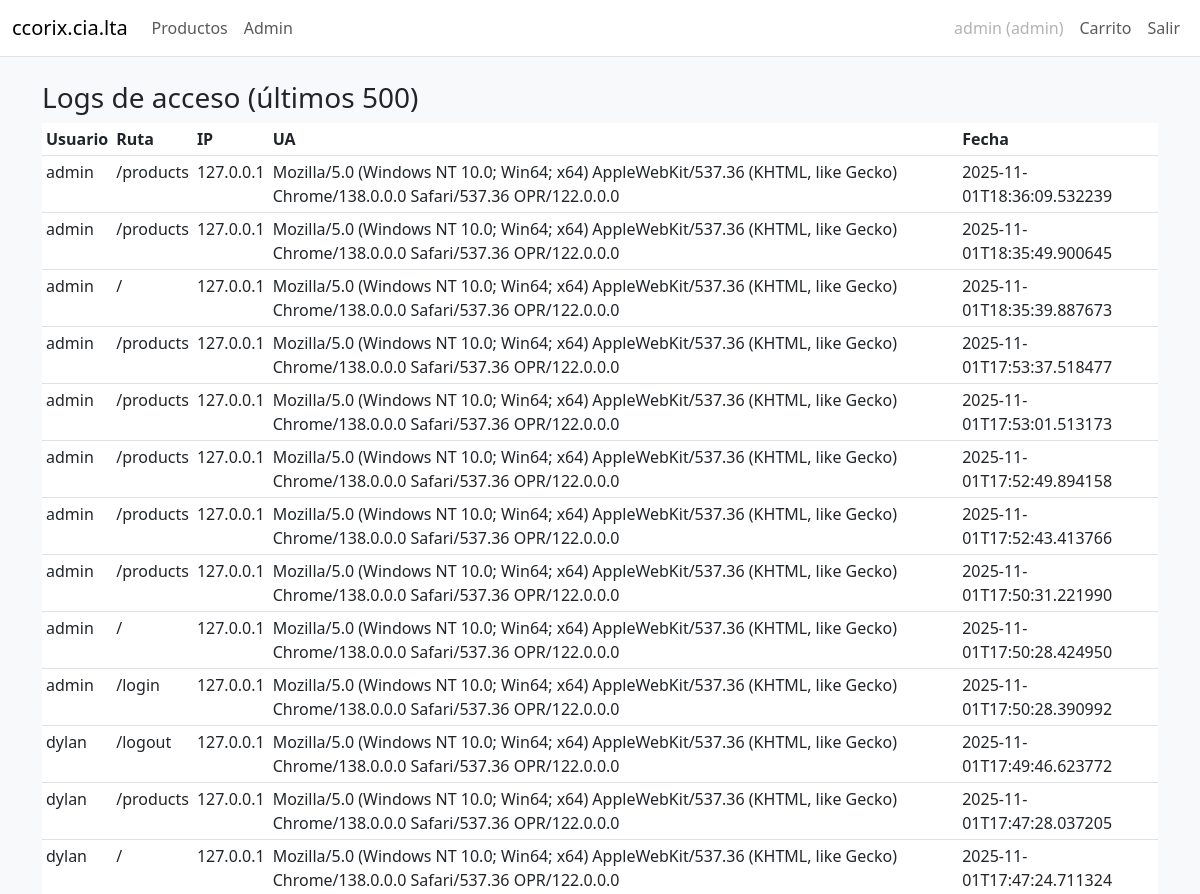
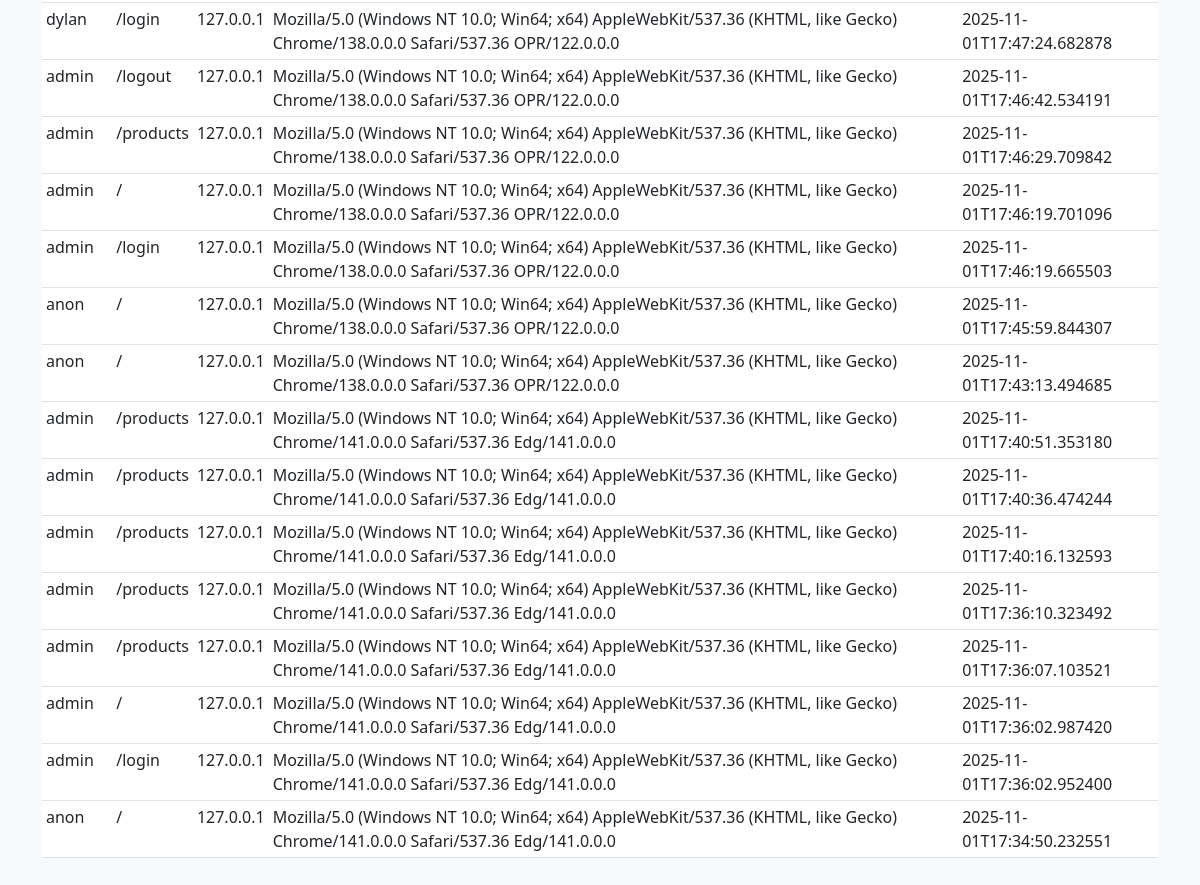
The page /admin/logs (signed in) on the database its author committed (2 pictures, top to bottom).
### tables this page shows
CREATE TABLE access_logs (
        id INTEGER PRIMARY KEY AUTOINCREMENT,
        user TEXT,
        path TEXT,
        ip TEXT,
        ua TEXT,
        timestamp TEXT
    );

### app.py (the view)
@app.route('/admin/logs')
@login_required
@role_required(['admin'])
def view_logs():
    conn = get_db(); cur = conn.cursor(); cur.execute('SELECT * FROM access_logs ORDER BY timestamp DESC LIMIT 500'); logs = cur.fetchall(); conn.close()
    return render_template('admin/logs.html', logs=logs)

### app.py (called while the page is built)
def get_db():
    conn = sqlite3.connect(DB_PATH)
    conn.row_factory = sqlite3.Row
    return conn

def login_required(f):
    @wraps(f)
    def decorated(*args, **kwargs):
        if 'user_id' not in session:
            flash('Necesitas iniciar sesión.', 'warning')
            return redirect(url_for('login'))
        return f(*args, **kwargs)
    return decorated

def role_required(roles):
    def decorator(f):
        @wraps(f)
        def decorated(*args, **kwargs):
            if 'role' not in session or session.get('role') not in roles:
                flash('No tienes permiso para acceder a esta página.', 'danger')
                return redirect(url_for('index'))
            return f(*args, **kwargs)
        return decorated
    return decorator

### templates/admin/logs.html
{% extends 'base.html' %}
{% block content %}
<h3>Logs de acceso (últimos 500)</h3>
<table class="table table-sm"><thead><tr><th>Usuario</th><th>Ruta</th><th>IP</th><th>UA</th><th>Fecha</th></tr></thead>
<tbody>{% for l in logs %}<tr><td>{{ l.user }}</td><td>{{ l.path }}</td><td>{{ l.ip }}</td><td>{{ l.ua }}</td><td>{{ l.timestamp }}</td></tr>{% endfor %}</tbody></table>
{% endblock %}

### static/css/style.css (style rules this page uses)
body { padding-bottom:40px }

### rows shown on the page
access_logs: user "admin", path "/products", ip "127.0.0.1", ua "Mozilla/5.0 (Windows NT 10.0; Win64; x64) AppleWebKit/537.36 (KHTML, like Gecko) Chrome/138.0.0.0 Safari/537.36 OPR/122.0.0.0", timestamp "2025-11-01T18:36:09.532239"
access_logs: user "admin", path "/products", ip "127.0.0.1", ua "Mozilla/5.0 (Windows NT 10.0; Win64; x64) AppleWebKit/537.36 (KHTML, like Gecko) Chrome/138.0.0.0 Safari/537.36 OPR/122.0.0.0", timestamp "2025-11-01T18:35:49.900645"
access_logs: user "admin", path "/", ip "127.0.0.1", ua "Mozilla/5.0 (Windows NT 10.0; Win64; x64) AppleWebKit/537.36 (KHTML, like Gecko) Chrome/138.0.0.0 Safari/537.36 OPR/122.0.0.0", timestamp "2025-11-01T18:35:39.887673"
access_logs: user "admin", path "/products", ip "127.0.0.1", ua "Mozilla/5.0 (Windows NT 10.0; Win64; x64) AppleWebKit/537.36 (KHTML, like Gecko) Chrome/138.0.0.0 Safari/537.36 OPR/122.0.0.0", timestamp "2025-11-01T17:53:37.518477"
access_logs: user "admin", path "/products", ip "127.0.0.1", ua "Mozilla/5.0 (Windows NT 10.0; Win64; x64) AppleWebKit/537.36 (KHTML, like Gecko) Chrome/138.0.0.0 Safari/537.36 OPR/122.0.0.0", timestamp "2025-11-01T17:53:01.513173"
access_logs: user "admin", path "/products", ip "127.0.0.1", ua "Mozilla/5.0 (Windows NT 10.0; Win64; x64) AppleWebKit/537.36 (KHTML, like Gecko) Chrome/138.0.0.0 Safari/537.36 OPR/122.0.0.0", timestamp "2025-11-01T17:52:49.894158"
access_logs: user "admin", path "/products", ip "127.0.0.1", ua "Mozilla/5.0 (Windows NT 10.0; Win64; x64) AppleWebKit/537.36 (KHTML, like Gecko) Chrome/138.0.0.0 Safari/537.36 OPR/122.0.0.0", timestamp "2025-11-01T17:52:43.413766"
access_logs: user "admin", path "/products", ip "127.0.0.1", ua "Mozilla/5.0 (Windows NT 10.0; Win64; x64) AppleWebKit/537.36 (KHTML, like Gecko) Chrome/138.0.0.0 Safari/537.36 OPR/122.0.0.0", timestamp "2025-11-01T17:50:31.221990"
access_logs: user "admin", path "/", ip "127.0.0.1", ua "Mozilla/5.0 (Windows NT 10.0; Win64; x64) AppleWebKit/537.36 (KHTML, like Gecko) Chrome/138.0.0.0 Safari/537.36 OPR/122.0.0.0", timestamp "2025-11-01T17:50:28.424950"
access_logs: user "admin", path "/login", ip "127.0.0.1", ua "Mozilla/5.0 (Windows NT 10.0; Win64; x64) AppleWebKit/537.36 (KHTML, like Gecko) Chrome/138.0.0.0 Safari/537.36 OPR/122.0.0.0", timestamp "2025-11-01T17:50:28.390992"
access_logs: user "dylan", path "/logout", ip "127.0.0.1", ua "Mozilla/5.0 (Windows NT 10.0; Win64; x64) AppleWebKit/537.36 (KHTML, like Gecko) Chrome/138.0.0.0 Safari/537.36 OPR/122.0.0.0", timestamp "2025-11-01T17:49:46.623772"
access_logs: user "dylan", path "/products", ip "127.0.0.1", ua "Mozilla/5.0 (Windows NT 10.0; Win64; x64) AppleWebKit/537.36 (KHTML, like Gecko) Chrome/138.0.0.0 Safari/537.36 OPR/122.0.0.0", timestamp "2025-11-01T17:47:28.037205"
access_logs: user "dylan", path "/", ip "127.0.0.1", ua "Mozilla/5.0 (Windows NT 10.0; Win64; x64) AppleWebKit/537.36 (KHTML, like Gecko) Chrome/138.0.0.0 Safari/537.36 OPR/122.0.0.0", timestamp "2025-11-01T17:47:24.711324"
access_logs: user "dylan", path "/login", ip "127.0.0.1", ua "Mozilla/5.0 (Windows NT 10.0; Win64; x64) AppleWebKit/537.36 (KHTML, like Gecko) Chrome/138.0.0.0 Safari/537.36 OPR/122.0.0.0", timestamp "2025-11-01T17:47:24.682878"
access_logs: user "admin", path "/logout", ip "127.0.0.1", ua "Mozilla/5.0 (Windows NT 10.0; Win64; x64) AppleWebKit/537.36 (KHTML, like Gecko) Chrome/138.0.0.0 Safari/537.36 OPR/122.0.0.0", timestamp "2025-11-01T17:46:42.534191"
access_logs: user "admin", path "/products", ip "127.0.0.1", ua "Mozilla/5.0 (Windows NT 10.0; Win64; x64) AppleWebKit/537.36 (KHTML, like Gecko) Chrome/138.0.0.0 Safari/537.36 OPR/122.0.0.0", timestamp "2025-11-01T17:46:29.709842"
access_logs: user "admin", path "/", ip "127.0.0.1", ua "Mozilla/5.0 (Windows NT 10.0; Win64; x64) AppleWebKit/537.36 (KHTML, like Gecko) Chrome/138.0.0.0 Safari/537.36 OPR/122.0.0.0", timestamp "2025-11-01T17:46:19.701096"
access_logs: user "admin", path "/login", ip "127.0.0.1", ua "Mozilla/5.0 (Windows NT 10.0; Win64; x64) AppleWebKit/537.36 (KHTML, like Gecko) Chrome/138.0.0.0 Safari/537.36 OPR/122.0.0.0", timestamp "2025-11-01T17:46:19.665503"
access_logs: user "anon", path "/", ip "127.0.0.1", ua "Mozilla/5.0 (Windows NT 10.0; Win64; x64) AppleWebKit/537.36 (KHTML, like Gecko) Chrome/138.0.0.0 Safari/537.36 OPR/122.0.0.0", timestamp "2025-11-01T17:45:59.844307"
access_logs: user "anon", path "/", ip "127.0.0.1", ua "Mozilla/5.0 (Windows NT 10.0; Win64; x64) AppleWebKit/537.36 (KHTML, like Gecko) Chrome/138.0.0.0 Safari/537.36 OPR/122.0.0.0", timestamp "2025-11-01T17:43:13.494685"
access_logs: user "admin", path "/products", ip "127.0.0.1", ua "Mozilla/5.0 (Windows NT 10.0; Win64; x64) AppleWebKit/537.36 (KHTML, like Gecko) Chrome/141.0.0.0 Safari/537.36 Edg/141.0.0.0", timestamp "2025-11-01T17:40:51.353180"
access_logs: user "admin", path "/products", ip "127.0.0.1", ua "Mozilla/5.0 (Windows NT 10.0; Win64; x64) AppleWebKit/537.36 (KHTML, like Gecko) Chrome/141.0.0.0 Safari/537.36 Edg/141.0.0.0", timestamp "2025-11-01T17:40:36.474244"
access_logs: user "admin", path "/products", ip "127.0.0.1", ua "Mozilla/5.0 (Windows NT 10.0; Win64; x64) AppleWebKit/537.36 (KHTML, like Gecko) Chrome/141.0.0.0 Safari/537.36 Edg/141.0.0.0", timestamp "2025-11-01T17:40:16.132593"
access_logs: user "admin", path "/products", ip "127.0.0.1", ua "Mozilla/5.0 (Windows NT 10.0; Win64; x64) AppleWebKit/537.36 (KHTML, like Gecko) Chrome/141.0.0.0 Safari/537.36 Edg/141.0.0.0", timestamp "2025-11-01T17:36:10.323492"
access_logs: user "admin", path "/products", ip "127.0.0.1", ua "Mozilla/5.0 (Windows NT 10.0; Win64; x64) AppleWebKit/537.36 (KHTML, like Gecko) Chrome/141.0.0.0 Safari/537.36 Edg/141.0.0.0", timestamp "2025-11-01T17:36:07.103521"
access_logs: user "admin", path "/", ip "127.0.0.1", ua "Mozilla/5.0 (Windows NT 10.0; Win64; x64) AppleWebKit/537.36 (KHTML, like Gecko) Chrome/141.0.0.0 Safari/537.36 Edg/141.0.0.0", timestamp "2025-11-01T17:36:02.987420"
access_logs: user "admin", path "/login", ip "127.0.0.1", ua "Mozilla/5.0 (Windows NT 10.0; Win64; x64) AppleWebKit/537.36 (KHTML, like Gecko) Chrome/141.0.0.0 Safari/537.36 Edg/141.0.0.0", timestamp "2025-11-01T17:36:02.952400"
access_logs: user "anon", path "/", ip "127.0.0.1", ua "Mozilla/5.0 (Windows NT 10.0; Win64; x64) AppleWebKit/537.36 (KHTML, like Gecko) Chrome/141.0.0.0 Safari/537.36 Edg/141.0.0.0", timestamp "2025-11-01T17:34:50.232551"

### other values the page prints
{{ session.get('username') }} "admin"
{{ session.get('role') }} "admin"
